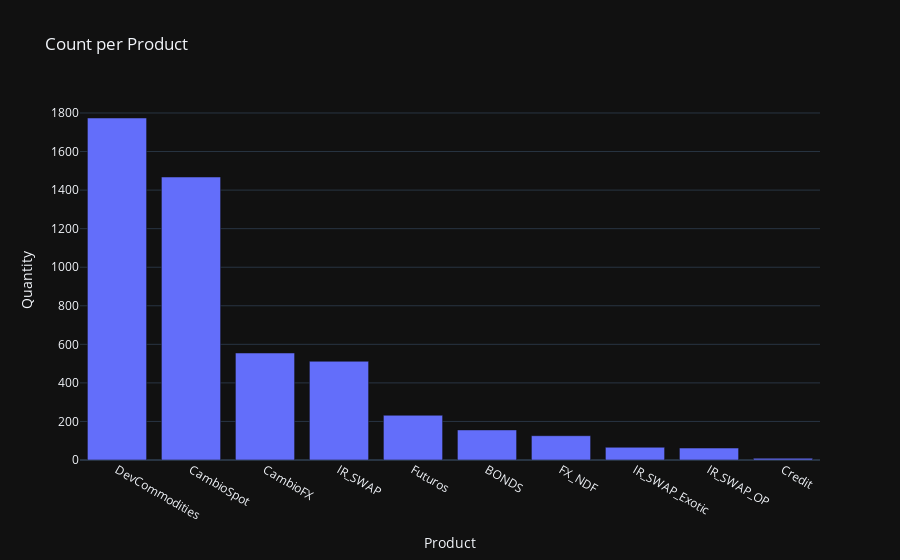

The notebook cell saved with this chart:
### Code cell
px.bar(prod_quantity, x='Prod_Desc', y= 'Quantity', title="Count per Product", labels={'Prod_Desc': 'Product'})

### Figure 1 — Plotly figure (JSON) as saved in the notebook; plotly's stock layout.template omitted (floating-point values rounded to 4 significant figures)
{"data": [{"alignmentgroup": "True", "hovertemplate": "Product=%{x}<br>Quantity=%{y}<extra></extra>", "legendgroup": "", "marker": {"color": "#636efa", "pattern": {"shape": ""}}, "name": "", "offsetgroup": "", "orientation": "v", "showlegend": false, "textposition": "auto", "type": "bar", "x": ["DevCommodities", "CambioSpot", "CambioFX", "IR_SWAP", "Futuros", "BONDS", "FX_NDF", "IR_SWAP_Exotic", "IR_SWAP_OP", "Credit"], "xaxis": "x", "y": [1774, 1468, 555, 512, 232, 156, 126, 66, 62, 9], "yaxis": "y"}], "layout": {"barmode": "relative", "legend": {"tracegroupgap": 0}, "title": {"text": "Count per Product"}, "xaxis": {"anchor": "y", "domain": [0, 1], "title": {"text": "Product"}}, "yaxis": {"anchor": "x", "domain": [0, 1], "title": {"text": "Quantity"}}}}
